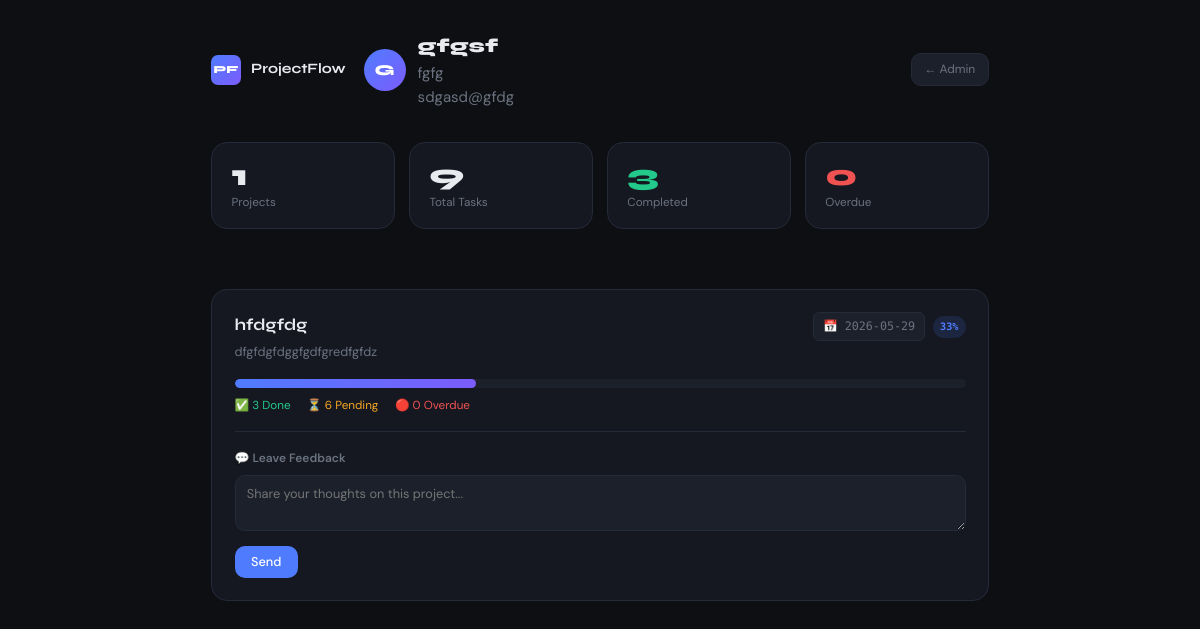
Screenshot of /client/1 with the database file from the repository.
### tables this page shows
CREATE TABLE clients (
                id INTEGER PRIMARY KEY AUTOINCREMENT,
                name TEXT NOT NULL,
                email TEXT,
                company TEXT,
                created_at TEXT DEFAULT (date('now'))
            );

CREATE TABLE projects (
                id INTEGER PRIMARY KEY AUTOINCREMENT,
                client_id INTEGER NOT NULL,
                title TEXT NOT NULL,
                description TEXT,
                deadline TEXT,
                created_at TEXT DEFAULT (date('now')),
                FOREIGN KEY (client_id) REFERENCES clients(id)
            );

### app.py (the view)
@app.route('/client/<int:client_id>')
def client_view(client_id):
    today = date.today().isoformat()
    with get_db() as conn:
        client   = conn.execute('SELECT * FROM clients WHERE id=?', (client_id,)).fetchone()
        projects = conn.execute('SELECT * FROM projects WHERE client_id=?', (client_id,)).fetchall()
        feedback = conn.execute('''SELECT * FROM feedback WHERE project_id IN
            (SELECT id FROM projects WHERE client_id=?) ORDER BY created_at DESC''', (client_id,)).fetchall()
    if not client: return redirect(url_for('index'))
    stats = {p['id']: compute_stats(p['id']) for p in projects}
    return render_template('client_view.html', client=client, projects=projects,
                           stats=stats, feedback=feedback, today=today)

### app.py (called while the page is built)
def get_db():
    conn = sqlite3.connect(DATABASE)
    conn.row_factory = sqlite3.Row
    conn.execute("PRAGMA journal_mode=WAL")
    return conn

def compute_stats(project_id):
    today = date.today().isoformat()
    with get_db() as conn:
        tasks = conn.execute('SELECT * FROM tasks WHERE project_id = ?', (project_id,)).fetchall()
    total     = len(tasks)
    completed = sum(1 for t in tasks if t['status'] == 'Completed')
    overdue   = sum(1 for t in tasks if t['status'] != 'Completed' and t['deadline'] and t['deadline'] < today)
    pending   = total - completed - overdue
    progress  = int((completed / total) * 100) if total else 0
    return dict(total=total, completed=completed, overdue=overdue, pending=pending, progress=progress)

### templates/client_view.html (shortened to what this page needs)
<!DOCTYPE html>
<html lang="en">
<head>
  <link rel="stylesheet" href="{{ url_for('static', filename='style.css') }}"/>
</head>
<body class="portal-body">
<div class="portal-wrap">
  <header class="portal-header">
    <div class="logo" style="border:none;padding:0">
      <span class="logo-mark">PF</span>
      <span class="logo-text">ProjectFlow</span>
    </div>
    <div class="portal-client-info">
      <div class="portal-avatar">{{ client.name[0].upper() }}</div>
      <div>
        <h1>{{ client.name }}</h1>
        {% if client.company %}<p class="muted">{{ client.company }}</p>{% endif %}
        {% if client.email %}<p class="muted">{{ client.email }}</p>{% endif %}
      </div>
    </div>
    <a href="{{ url_for('index') }}" class="btn-ghost" style="width:auto">← Admin</a>
  </header>
  <div class="stats-row" style="padding-bottom:2rem">
    <div class="stat-card">
      <span class="stat-num">{{ projects|length }}</span>
      <span class="stat-label">Projects</span>
    </div>
    <div class="stat-card">
      <span class="stat-num">{{ stats.values()|sum(attribute='total') }}</span>
      <span class="stat-label">Total Tasks</span>
    </div>
    <div class="stat-card">
      <span class="stat-num green">{{ stats.values()|sum(attribute='completed') }}</span>
      <span class="stat-label">Completed</span>
    </div>
    <div class="stat-card">
      <span class="stat-num red">{{ stats.values()|sum(attribute='overdue') }}</span>
      <span class="stat-label">Overdue</span>
    </div>
  </div>
  {% for p in projects %}
  {% set s = stats[p.id] %}
  <div class="portal-project">
    <div class="portal-proj-hdr">
      <div>
        <h2 class="portal-proj-title">{{ p.title }}</h2>
        {% if p.description %}<p class="muted" style="font-size:.85rem;margin-top:3px">{{ p.description }}</p>{% endif %}
      </div>
      <div style="display:flex;align-items:center;gap:8px;flex-shrink:0">
        {% if p.deadline %}<span class="deadline-tag">📅 {{ p.deadline }}</span>{% endif %}
        <span class="badge {% if s.progress==100 %}badge-green{% elif s.overdue>0 %}badge-red{% else %}badge-blue{% endif %}">
          {{ s.progress }}%
        </span>
      </div>
    </div>
    <div class="big-progress-wrap" style="margin-bottom:1rem">
      <div class="big-progress-bar">
        <div class="big-progress-fill {% if s.progress==100 %}fill-green{% elif s.overdue>0 %}fill-red{% endif %}"
             style="width:{{ s.progress }}%"></div>
      </div>
      <div class="progress-legend">
        <span class="leg green">✅ {{ s.completed }} Done</span>
        <span class="leg yellow">⏳ {{ s.pending }} Pending</span>
        <span class="leg red">🔴 {{ s.overdue }} Overdue</span>
      </div>
    </div>
    <div class="feedback-box">
      <p class="feedback-label">💬 Leave Feedback</p>
      <form method="POST" action="{{ url_for('add_feedback') }}">
        <textarea name="message" rows="2" placeholder="Share your thoughts on this project..."></textarea>
        <button type="submit" class="btn-primary" style="margin-top:8px">Send</button>
      </form>
    </div>
  </div>
  {% else %}
  <div class="empty-state">
    <p style="font-size:2.5rem;margin-bottom:.8rem">📋</p>
    <p>No projects assigned to this client yet.</p>
  </div>
  {% endfor %}
</div>
</body>
</html>

### rows the page displays
clients: name "G", name "gfgsf", company "fgfg", email "sdgasd@gfdg"
projects: title "hfdgfdg", description "dfgfdgfdggfgdfgredfgfdz", deadline "2026-05-29", progress "33", completed "3", pending "6", overdue "0"

### other values shown
{{ projects|length }} "1"
{{ stats.values()|sum(attribute='total') }} "9"
{{ stats.values()|sum(attribute='completed') }} "3"
{{ stats.values()|sum(attribute='overdue') }} "0"
